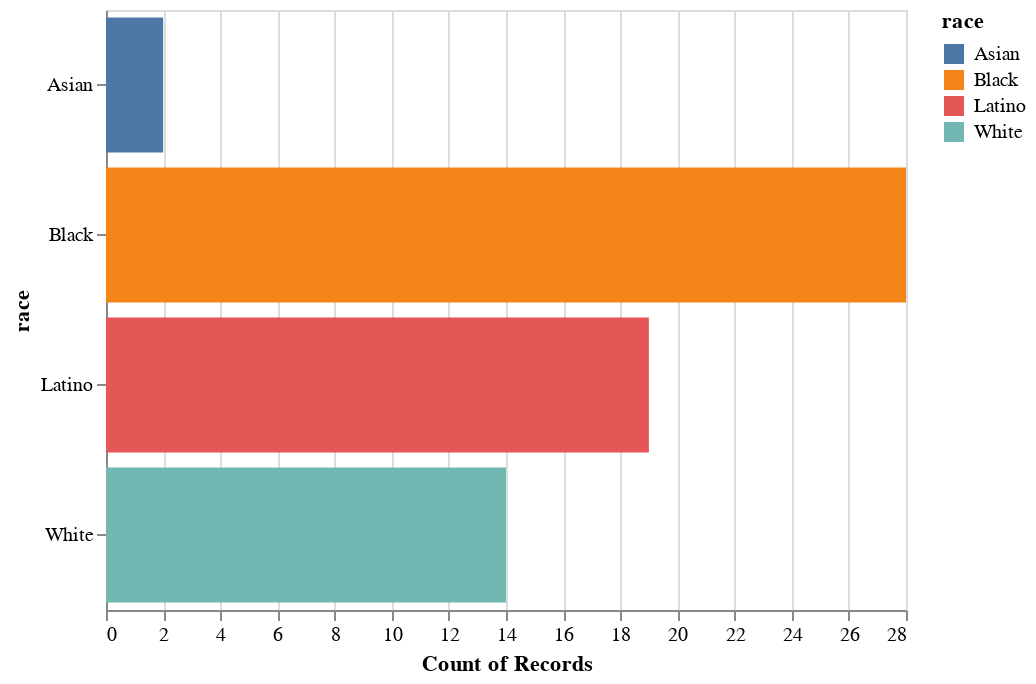

Notebook code cell kept with this figure:
### Markdown cell above
### Your first legend

The "color" option lets you easisly configure the legend and coordinate colors

### Code cell
alt.Chart(df).mark_bar().encode(
    x="count()",
    y="race",
    color="race"
)

### Figure 1 — Vega-Lite specification as saved in the notebook (floating-point values rounded to 4 significant figures)
{"$schema": "https://vega.github.io/schema/vega-lite/v2.3.0.json", "config": {"view": {"height": 300, "width": 400}}, "data": {"values": [{"address": "2009 W. 6th St.", "age": 18, "death_date": "1992-04-30", "first_name": "Cesar A.", "gender": "Male", "last_name": "Aguilar", "latitude": 34.06, "longitude": -118.3, "neighborhood": "Westlake", "race": "Latino", "type": "Officer-involved shooting"}, {"address": "Main & College streets", "age": 42, "death_date": "1992-05-01", "first_name": "George", "gender": "Male", "last_name": "Alvarez", "latitude": 34.06, "longitude": -118.2, "neighborhood": "Chinatown", "race": "Latino", "type": "Not riot-related"}, {"address": "3100 Rosecrans Ave.", "age": 40, "death_date": "1992-05-23", "first_name": "Wilson", "gender": "Male", "last_name": "Alvarez", "latitude": 33.9, "longitude": -118.3, "neighborhood": "Hawthorne", "race": "Latino", "type": "Homicide"}, {"address": "Rosecrans & Chester avenues", "age": 30, "death_date": "1992-04-30", "first_name": "Brian E.", "gender": "Male", "last_name": "Andrew", "latitude": 33.9, "longitude": -118.2, "neighborhood": "Compton", "race": "Black", "type": "Officer-involved shooting"}, {"address": "1600 W. 60th St.", "age": 87, "death_date": "1992-05-03", "first_name": "Vivian", "gender": "Female", "last_name": "Austin", "latitude": 33.99, "longitude": -118.3, "neighborhood": "Harvard Park", "race": "Black", "type": "Death"}, {"address": "4404 S. Western Ave.", "age": 27, "death_date": "1992-04-30", "first_name": "Franklin", "gender": "Male", "last_name": "Benavidez", "latitude": 34.0, "longitude": -118.3, "neighborhood": "Vermont Square", "race": "Latino", "type": "Officer-involved shooting"}, {"address": "Harbor Freeway near Slauson Avenue", "age": 42, "death_date": "1992-05-02", "first_name": "Carol", "gender": "Female", "last_name": "Benson", "latitude": 33.99, "longitude": -118.3, "neighborhood": "South Park", "race": "Black", "type": "Death"}, {"address": "2740 W. Olympic Blvd.", "age": 30, "death_date": "1992-04-30", "first_name": "Patrick", "gender": "Male", "last_name": "Bettan", "latitude": 34.05, "longitude": -118.3, "neighborhood": "Koreatown", "race": "White", "type": "Homicide"}, {"address": "Vermont & Leeward avenues", "age": 49, "death_date": "1992-04-30", "first_name": "Hector", "gender": "Male", "last_name": "Castro", "latitude": 34.06, "longitude": -118.3, "neighborhood": "Koreatown", "race": "Latino", "type": "Homicide"}, {"address": "Santa Monica Boulevard & Seward Street", "age": 26, "death_date": "1992-04-30", "first_name": "Jerel L.", "gender": "Male", "last_name": "Channell", "latitude": 34.09, "longitude": -118.3, "neighborhood": "Hollywood", "race": "Black", "type": "Death"}, {"address": "Vermont Avenue & 43rd Street", "age": 15, "death_date": "1992-04-30", "first_name": "Gregory", "gender": "Male", "last_name": "Davis Jr.", "latitude": 34.01, "longitude": -118.3, "neighborhood": "Vermont Square", "race": "Black", "type": "Homicide"}, {"address": "5800 block of South Vermont Avenue", "age": null, "death_date": "1992-05-02", "first_name": "John", "gender": "Male", "last_name": "Doe #80", "latitude": 33.99, "longitude": -118.3, "neighborhood": "Vermont-Slauson", "race": "White", "type": "Homicide"}, {"address": "3500 block of Winslow Drive", "age": 56, "death_date": "1992-05-01", "first_name": "Harry", "gender": "Male", "last_name": "Doller", "latitude": 34.09, "longitude": -118.3, "neighborhood": "Silver Lake", "race": "White", "type": "Not riot-related"}, {"address": "614 S. Locust Ave.", "age": 35, "death_date": "1992-04-30", "first_name": "Kevin J.", "gender": "Male", "last_name": "Edwards", "latitude": 33.89, "longitude": -118.2, "neighborhood": "Compton", "race": "Black", "type": "Not riot-related"}, {"address": "Slauson & 7th avenues", "age": 45, "death_date": "1992-04-30", "first_name": "Howard", "gender": "Male", "last_name": "Epstein", "latitude": 33.99, "longitude": -118.3, "neighborhood": "Hyde Park", "race": "White", "type": "Homicide"}, {"address": "7608 S. Compton Ave.", "age": 65, "death_date": "1992-05-02", "first_name": "Juana", "gender": "Female", "last_name": "Espinosa", "latitude": 33.92, "longitude": -118.2, "neighborhood": "Compton", "race": "Latino", "type": "Homicide"}, {"address": "Braddock Drive & Inglewood Boulevard", "age": 24, "death_date": "1992-05-01", "first_name": "Kevin A.", "gender": "Male", "last_name": "Evanahen", "latitude": 33.99, "longitude": -118.4, "neighborhood": "Del Rey", "race": "White", "type": "Homicide"}, {"address": "1005 S. Fresno St.", "age": 15, "death_date": "1992-04-30", "first_name": "Jose L.", "gender": "Male", "last_name": "Garcia", "latitude": 34.03, "longitude": -118.2, "neighborhood": "Boyle Heights", "race": "Latino", "type": "Not riot-related"}, {"address": "10700 block of Burin Avenue", "age": 15, "death_date": "1992-04-30", "first_name": "Mark", "gender": "Male", "last_name": "Garcia", "latitude": 33.94, "longitude": -118.4, "neighborhood": "Lennox", "race": "Latino", "type": "Officer-involved shooting"}, {"address": "12834 Vanowen St.", "age": 32, "death_date": "1992-12-16", "first_name": "Elias", "gender": "Male", "last_name": "Garcia Rivera", "latitude": 34.19, "longitude": -118.4, "neighborhood": "Valley Glen", "race": "Latino", "type": "Homicide"}, {"address": "2034 W. Pico Blvd.", "age": 36, "death_date": "1992-04-30", "first_name": "Andreas", "gender": "Male", "last_name": "Garnica", "latitude": 34.05, "longitude": -118.3, "neighborhood": "Pico-Union", "race": "Latino", "type": "Not riot-related"}, {"address": "Holt & Loranne avenues", "age": 35, "death_date": "1992-05-01", "first_name": "Meeker", "gender": "Male", "last_name": "Gibson", "latitude": 34.06, "longitude": -117.7, "neighborhood": "Pomona", "race": "Black", "type": "Homicide"}, {"address": "Lemon Avenue & Pacific Coast Highway", "age": 32, "death_date": "1992-04-30", "first_name": "Matthew D.", "gender": "Male", "last_name": "Haines", "latitude": 33.79, "longitude": -118.2, "neighborhood": "Long Beach", "race": "White", "type": "Homicide"}, {"address": "Avalon Boulevard & Slauson Avenue", "age": 38, "death_date": "1992-04-29", "first_name": "Jimmie", "gender": "Male", "last_name": "Harris", "latitude": 33.99, "longitude": -118.3, "neighborhood": "South Park", "race": "Black", "type": "Death"}, {"address": "Central Avenue & 112th Street", "age": 17, "death_date": "1992-04-30", "first_name": "DeAndre", "gender": "Male", "last_name": "Harrison", "latitude": 33.93, "longitude": -118.3, "neighborhood": "Green Meadows", "race": "Black", "type": "Officer-involved shooting"}, {"address": "1439 E. Walnut", "age": 38, "death_date": "1992-05-01", "first_name": "Paul D.", "gender": "Male", "last_name": "Horace", "latitude": 34.02, "longitude": -118.2, "neighborhood": "Central-Alameda", "race": "Black", "type": "Homicide"}, {"address": "Main & 51st streets", "age": 56, "death_date": "1992-05-01", "first_name": "Betty", "gender": "Female", "last_name": "Jackson", "latitude": 34.0, "longitude": -118.3, "neighborhood": "South Park", "race": "Black", "type": "Death"}, {"address": "11322 Alvaro St.", "age": 38, "death_date": "1992-04-30", "first_name": "Dennis Ray", "gender": "Male", "last_name": "Jackson", "latitude": 33.93, "longitude": -118.3, "neighborhood": "Watts", "race": "Black", "type": "Officer-involved shooting"}, {"address": "Willowbrook Avenue & Alondra Boulevard", "age": 25, "death_date": "1992-04-30", "first_name": "Tranh", "gender": "Male", "last_name": "Lam", "latitude": 33.89, "longitude": -118.2, "neighborhood": "Compton", "race": "Asian", "type": "Homicide"}, {"address": "Hobart Boulevard & 3rd Street", "age": 18, "death_date": "1992-04-30", "first_name": "Edward Song", "gender": "Male", "last_name": "Lee", "latitude": 34.07, "longitude": -118.3, "neighborhood": "Koreatown", "race": "Asian", "type": "Homicide"}, {"address": "16th Street & Central Avenue", "age": 36, "death_date": "1992-04-30", "first_name": "Frank D.", "gender": "Male", "last_name": "Lopez", "latitude": 34.03, "longitude": -118.2, "neighborhood": "Downtown", "race": "Latino", "type": "Homicide"}, {"address": "Santa Monica Boulevard & Seward Street", "age": 18, "death_date": "1992-04-30", "first_name": "Darnell R.", "gender": "Male", "last_name": "Mallory", "latitude": 34.09, "longitude": -118.3, "neighborhood": "Hollywood", "race": "Black", "type": "Death"}, {"address": "1800 block of East New York Drive", "age": 51, "death_date": "1992-05-01", "first_name": "Lucie R.", "gender": "Female", "last_name": "Maronian", "latitude": 34.18, "longitude": -118.1, "neighborhood": "Altadena", "race": "White", "type": "Homicide"}, {"address": "near North Los Robles Avenue & Claremont Street", "age": 22, "death_date": "1992-05-03", "first_name": "Howard Eugene", "gender": "Male", "last_name": "Martin", "latitude": 34.17, "longitude": -118.1, "neighborhood": "Pasadena", "race": "Black", "type": "Officer-involved shooting"}, {"address": "Avalon Boulevard & 102nd Street", "age": 45, "death_date": "1992-04-30", "first_name": "Ira F.", "gender": "Male", "last_name": "McCurry", "latitude": 33.94, "longitude": -118.3, "neighborhood": "Green Meadows", "race": "White", "type": "Homicide"}, {"address": "Florence Avenue & Cimarron Street", "age": 32, "death_date": "1992-05-01", "first_name": "Alfred V.", "gender": "Male", "last_name": "Miller", "latitude": 33.97, "longitude": -118.3, "neighborhood": "Chesterfield Square", "race": "Black", "type": "Homicide"}, {"address": "120th Street & Central Avenue", "age": 23, "death_date": "1992-04-29", "first_name": "Arturo C.", "gender": "Male", "last_name": "Miranda", "latitude": 33.92, "longitude": -118.3, "neighborhood": "Green Meadows", "race": "Latino", "type": "Homicide"}, {"address": "2137 E. 115th St.", "age": 24, "death_date": "1992-05-01", "first_name": "Suzanne R.", "gender": "Female", "last_name": "Morgan", "latitude": 33.93, "longitude": -118.2, "neighborhood": "Watts", "race": "Black", "type": "Not riot-related"}, {"address": "1601 S. Western Ave.", "age": 20, "death_date": "1992-08-12", "first_name": "Nissar", "gender": "Male", "last_name": "Mustafa", "latitude": 34.04, "longitude": -118.3, "neighborhood": "Harvard Heights", "race": "White", "type": "Homicide"}, {"address": "Western Avenue & 92nd Street", "age": 27, "death_date": "1992-04-30", "first_name": "Ernest", "gender": "Male", "last_name": "Neal Jr.", "latitude": 33.95, "longitude": -118.3, "neighborhood": "Gramercy Park", "race": "Black", "type": "Homicide"}, {"address": "San Pedro & 78th streets", "age": 21, "death_date": "1992-04-30", "first_name": "Anthony", "gender": "Male", "last_name": "Netherly", "latitude": 33.97, "longitude": -118.3, "neighborhood": "Florence", "race": "Black", "type": "Homicide"}, {"address": "Florence Avenue & Flower Street", "age": 21, "death_date": "1992-05-01", "first_name": "Charles W.", "gender": "Male", "last_name": "Orebo", "latitude": 33.97, "longitude": -118.3, "neighborhood": "Florence", "race": "Black", "type": "Officer-involved shooting"}, {"address": "Santa Monica Boulevard & Seward Street", "age": 37, "death_date": "1992-04-30", "first_name": "Juanita", "gender": "Female", "last_name": "Pettaway", "latitude": 34.09, "longitude": -118.3, "neighborhood": "Hollywood", "race": "Black", "type": "Death"}, {"address": "4028 Santa Monica Blvd.", "age": 20, "death_date": "1992-04-30", "first_name": "Juan A.", "gender": "Male", "last_name": "Pineda", "latitude": 34.09, "longitude": -118.3, "neighborhood": "Silver Lake", "race": "Latino", "type": "Homicide"}, {"address": "12732 Bess St.", "age": 23, "death_date": "1992-05-03", "first_name": "Hugo G.", "gender": "Male", "last_name": "Ramirez", "latitude": 34.07, "longitude": -118.0, "neighborhood": "Baldwin Park", "race": "Latino", "type": "Not riot-related"}, {"address": "11690 Gateway Blvd.", "age": 68, "death_date": "1992-05-01", "first_name": "Aaron", "gender": "Male", "last_name": "Ratinoff", "latitude": 34.03, "longitude": -118.4, "neighborhood": "Sawtelle", "race": "White", "type": "Homicide"}, {"address": "Pico Boulevard & Vermont Avenue", "age": 26, "death_date": "1992-05-03", "first_name": "Victor R.", "gender": "Male", "last_name": "Rivas", "latitude": 34.05, "longitude": -118.3, "neighborhood": "Pico-Union", "race": "Latino", "type": "Officer-involved shooting"}, {"address": "2882 W. 9th St.", "age": 33, "death_date": "1992-05-01", "first_name": "William", "gender": "Male", "last_name": "Ross", "latitude": 34.06, "longitude": -118.3, "neighborhood": "Koreatown", "race": "White", "type": "Homicide"}, {"address": "3100 block of South Main Street", "age": 20, "death_date": "1992-05-20", "first_name": "Juan V.", "gender": "Male", "last_name": "Salgado", "latitude": 34.02, "longitude": -118.3, "neighborhood": "Historic South-Central", "race": "Latino", "type": "Homicide"}, {"address": "San Diego Freeway & San Fernando Mission Boulevard", "age": 31, "death_date": "1992-05-03", "first_name": "Imad", "gender": "Male", "last_name": "Sharaf", "latitude": 34.27, "longitude": -118.5, "neighborhood": "Mission Hills", "race": "Black", "type": "Not riot-related"}, {"address": "Vermont Avenue & Santa Monica Boulevard", "age": 25, "death_date": "1992-05-01", "first_name": "Jose", "gender": "Male", "last_name": "Solorzano", "latitude": 34.09, "longitude": -118.3, "neighborhood": "East Hollywood", "race": "Latino", "type": "Homicide"}, {"address": "2600 block of Florence Avenue", "age": 20, "death_date": "1992-04-30", "first_name": "George A.", "gender": "Male", "last_name": "Sosa", "latitude": 33.97, "longitude": -118.2, "neighborhood": "Huntington Park", "race": "Latino", "type": "Homicide"}, {"address": "11322 Alvaro St.", "age": 31, "death_date": "1992-04-30", "first_name": "Anthony J.", "gender": "Male", "last_name": "Taylor", "latitude": 33.93, "longitude": -118.3, "neighborhood": "Watts", "race": "Black", "type": "Officer-involved shooting"}, {"address": "4365 S. Vermont Ave.", "age": 42, "death_date": "1992-04-29", "first_name": "Dwight", "gender": "Male", "last_name": "Taylor", "latitude": 34.0, "longitude": -118.3, "neighborhood": "Vermont Square", "race": "Black", "type": "Homicide"}, {"address": "5213 Sunset Blvd.", "age": 26, "death_date": "1992-04-30", "first_name": "James L.", "gender": "Male", "last_name": "Taylor", "latitude": 34.1, "longitude": -118.3, "neighborhood": "East Hollywood", "race": "Black", "type": "Homicide"}, {"address": "5510 W. Sunset Blvd.", "age": 54, "death_date": "1993-11-24", "first_name": "Wallace", "gender": "Male", "last_name": "Tope", "latitude": 34.1, "longitude": -118.3, "neighborhood": "Hollywood", "race": "White", "type": "Homicide"}, {"address": "San Fernando Road & San Fernando Mission Boulevard", "age": 15, "death_date": "1992-04-29", "first_name": "Edward Anthony", "gender": "Male", "last_name": "Travens", "latitude": 34.28, "longitude": -118.4, "neighborhood": "San Fernando", "race": "White", "type": "Not riot-related"}, {"address": "5100 block of West Slauson Avenue", "age": 33, "death_date": "1992-04-29", "first_name": "Eduardo C.", "gender": "Male", "last_name": "Vela", "latitude": 33.99, "longitude": -118.4, "neighborhood": "Ladera Heights", "race": "Latino", "type": "Homicide"}, {"address": "11932 Cometa Ave.", "age": 20, "death_date": "1992-05-02", "first_name": "Fredrick", "gender": "Male", "last_name": "Ward", "latitude": 34.29, "longitude": -118.4, "neighborhood": "Pacoima", "race": "Black", "type": "Homicide"}, {"address": "4365 S. Vermont Ave.", "age": 18, "death_date": "1992-04-29", "first_name": "Louis A.", "gender": "Male", "last_name": "Watson", "latitude": 34.01, "longitude": -118.3, "neighborhood": "Vermont Square", "race": "Black", "type": "Homicide"}, {"address": "Western Avenue & 92nd Street", "age": 33, "death_date": "1992-04-30", "first_name": "Elbert O.", "gender": "Male", "last_name": "Wilkins", "latitude": 33.95, "longitude": -118.3, "neighborhood": "Gramercy Park", "race": "Black", "type": "Homicide"}, {"address": "10621 Sepulveda Blvd.", "age": 37, "death_date": "1992-04-29", "first_name": "John H.", "gender": "Male", "last_name": "Willers", "latitude": 34.26, "longitude": -118.5, "neighborhood": "Mission Hills", "race": "White", "type": "Homicide"}, {"address": "Gage & Western avenues", "age": 29, "death_date": "1992-04-29", "first_name": "Willie Bernard", "gender": "Male", "last_name": "Williams", "latitude": 33.98, "longitude": -118.3, "neighborhood": "Chesterfield Square", "race": "Black", "type": "Death"}]}, "encoding": {"color": {"field": "race", "type": "nominal"}, "x": {"aggregate": "count", "type": "quantitative"}, "y": {"field": "race", "type": "nominal"}}, "mark": "bar"}
